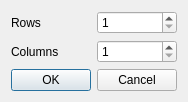
<ui version="4.0" >
 <class>ResizeTableDlgUi</class>
 <widget class="QDialog" name="ResizeTableDlgUi" >
  <property name="windowModality" >
   <enum>Qt::ApplicationModal</enum>
  </property>
  <property name="geometry" >
   <rect>
    <x>0</x>
    <y>0</y>
    <width>178</width>
    <height>96</height>
   </rect>
  </property>
  <property name="windowTitle" >
   <string>Resize Table</string>
  </property>
  <property name="windowIcon" >
   <iconset resource="ambience.qrc" >:/images/genesis_zoom_ico.png</iconset>
  </property>
  <layout class="QGridLayout" >
   <item row="0" column="0" >
    <widget class="QLabel" name="label" >
     <property name="text" >
      <string>Rows</string>
     </property>
    </widget>
   </item>
   <item row="0" column="1" >
    <widget class="QSpinBox" name="m_rowSpin" >
     <property name="minimum" >
      <number>1</number>
     </property>
     <property name="maximum" >
      <number>32</number>
     </property>
    </widget>
   </item>
   <item row="1" column="0" >
    <widget class="QLabel" name="label_2" >
     <property name="text" >
      <string>Columns</string>
     </property>
    </widget>
   </item>
   <item row="1" column="1" >
    <widget class="QSpinBox" name="m_colSpin" >
     <property name="minimum" >
      <number>1</number>
     </property>
     <property name="maximum" >
      <number>32</number>
     </property>
    </widget>
   </item>
   <item row="2" column="0" colspan="2" >
    <widget class="QDialogButtonBox" name="buttonBox" >
     <property name="orientation" >
      <enum>Qt::Horizontal</enum>
     </property>
     <property name="standardButtons" >
      <set>QDialogButtonBox::Cancel|QDialogButtonBox::NoButton|QDialogButtonBox::Ok</set>
     </property>
    </widget>
   </item>
  </layout>
 </widget>
 <resources>
  <include location="ambience.qrc" />
 </resources>
 <connections>
  <connection>
   <sender>buttonBox</sender>
   <signal>accepted()</signal>
   <receiver>ResizeTableDlgUi</receiver>
   <slot>accept()</slot>
   <hints>
    <hint type="sourcelabel" >
     <x>248</x>
     <y>254</y>
    </hint>
    <hint type="destinationlabel" >
     <x>157</x>
     <y>274</y>
    </hint>
   </hints>
  </connection>
  <connection>
   <sender>buttonBox</sender>
   <signal>rejected()</signal>
   <receiver>ResizeTableDlgUi</receiver>
   <slot>reject()</slot>
   <hints>
    <hint type="sourcelabel" >
     <x>316</x>
     <y>260</y>
    </hint>
    <hint type="destinationlabel" >
     <x>286</x>
     <y>274</y>
    </hint>
   </hints>
  </connection>
 </connections>
</ui>
